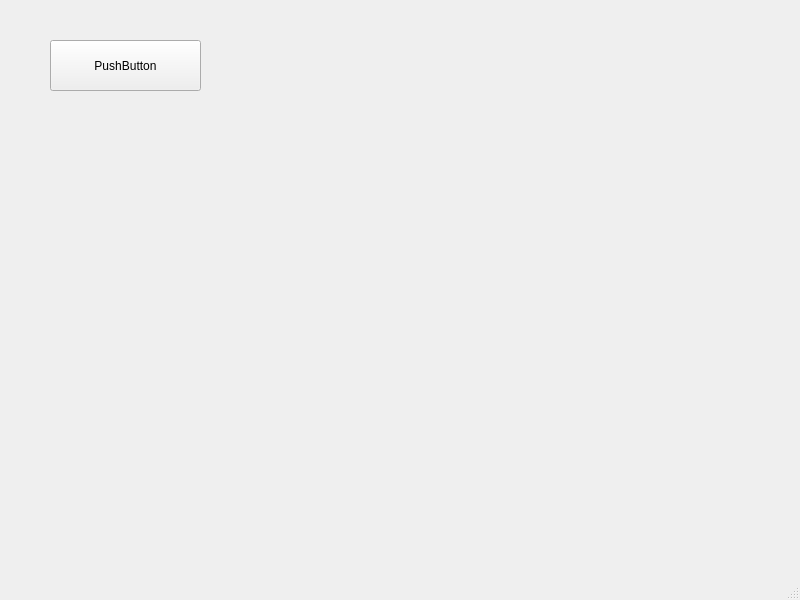
<?xml version="1.0" encoding="UTF-8"?>
<ui version="4.0">
 <class>MainWindow</class>
 <widget class="QMainWindow" name="MainWindow">
  <property name="geometry">
   <rect>
    <x>0</x>
    <y>0</y>
    <width>800</width>
    <height>600</height>
   </rect>
  </property>
  <property name="windowTitle">
   <string>MainWindow</string>
  </property>
  <widget class="QWidget" name="centralwidget">
   <widget class="QPushButton" name="pushButton">
    <property name="geometry">
     <rect>
      <x>50</x>
      <y>40</y>
      <width>151</width>
      <height>51</height>
     </rect>
    </property>
    <property name="text">
     <string>PushButton</string>
    </property>
   </widget>
  </widget>
  <widget class="QMenuBar" name="menubar">
   <property name="geometry">
    <rect>
     <x>0</x>
     <y>0</y>
     <width>800</width>
     <height>25</height>
    </rect>
   </property>
  </widget>
  <widget class="QStatusBar" name="statusbar"/>
 </widget>
 <resources/>
 <connections/>
</ui>
